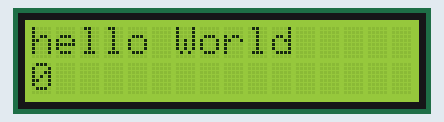
Recording of a sketch running on a simulated Arduino Uno, built with avr-gcc and run on an emulated ATmega328P. Shown: 16×2 character LCD.

Above: at 0.1 s.
At 4.1 s:
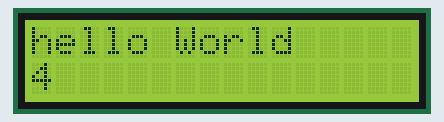
At 9.1 s:
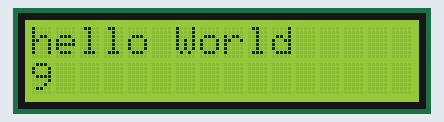
At 19.1 s:
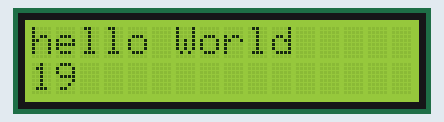
At 29.1 s:
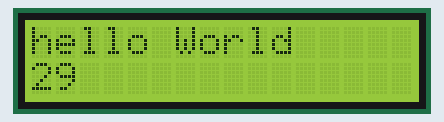
At 39.1 s:
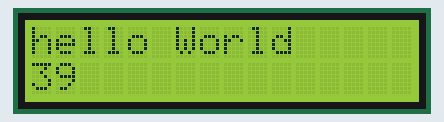

The sketch:

Display_LCD.ino
```cpp
#include <LiquidCrystal.h> //se incluye Liquid Crystal que es la biblioteca que se usa par ael display

//Solo se necesitan conectar 6 pines al arduino, el de rs, en, el del d4-d7
const int rs = 10;
const int en = 9;
const int d4 = 6;
const int d5 = 5;
const int d6 = 4;
const int d7 = 3;

LiquidCrystal lcd(rs, en, d4,d5,d6,d7);
//Esta es para declarar una variable tipo LiquidCrystal
//Esta sirve para poder llamar todas las funciones de la bilbioteca
//Cada vez que quieras llamar una funcion usas lcd y un punto
// De esta forma ---->   lcd.begin();
//el lcd sirve para que busque la funcion en liquidcrystal

//El orden en el ue se declara los parametros en lcd es fijo, y lo buscan en internet,
//pero para que funcione solo necesita esos 6 parametros

void setup() {
  //Esto es para iniciar la display y decirle que quieres
  //16 columnas y 2 filas
  lcd.begin(16,2);
  //Esta sirve para imprimir lo que sea que le escribas
  //Si el texto no cabe en los 16 cuadros, se tiene que recorrer para que se pueda ver
  lcd.print("hello World");

}

void loop() {
  // put your main code here, to run repeatedly:

  //Esta es para cambiar el cursor de posicion
  //Te lo acomoda en la fila y columna que quieras,
  //en este caso se pondria enla segunda line en la primera posicion
  //Para regresarlo al origen seria lc.setCursor(0,0=;
  lcd.setCursor(0,1);

  //Para desplegar los millis a modo de contador)
  lcd.print(millis()/1000);
  //el print imprime variable o el texto que le mandes.

}
```

Measured:
- what the display in image 1 shows lasts 1.0 s, from 4.0 s to 5.0 s
